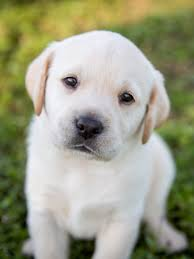
#> input picture in_class_01/in_class_01/image/1.jpg, 194 x 259 px
$ jupyter execute --allow-errors CV01.Inclass_Intro2CV_2024.ipynb
#> lines starting #> are read from the running program, lines starting #| are printed output that depends on the picture
# Làm quen với Python cho xử lý ảnh

Trong bài tập này ta sẽ làm quen với các thao tác lập trình cơ bản trong Python dành cho xử lý ảnh. Các thư viện sẽ được sử dụng trong bài tập này gồm có: os, numpy, opencv.

[cell 1]
import os
import numpy as np
import cv2

## Bài tập 1: Làm quen với thư viện os
Trong các project về trí tuệ nhân tạo nói chung và thị giác máy tính nói riêng, việc sử dụng thành thạo các hàm trong thư viện os là rất quan trọng, đặc biệt hữu ích trong quá trình chuẩn bị dữ liệu. Chúng ta sẽ thực hành một vài hàm cơ bản, các hàm khác có thể tham khảo tại: https://docs.python.org/2/library/os.html

- Hàm os.listdir() liệt kê tên tất cả các tệp và thư mục nằm trong một thư mục nào đó. Ví dụ ta có thư mục image, sử dụng hàm này có thể liệt kê tên tất cả các ảnh có trong thư mục này:

[cell 2]
os.listdir('image')

- Hàm os.path.join() nối các đường dẫn theo đúng format của hệ điều hành đang dùng. Ví dụ:

[cell 3]
os.path.join('image', '1.jpg')

- Hàm os.path.abspath() trả về đường dẫn tuyệt đối đến đối tượng truyền vào. Ví dụ:

[cell 4]
os.path.abspath('image')

- Ngoài ra còn một vài hàm hay được sử dụng:

os.path.isdir(dir): Kiểm tra một đường dẫn thư mục có tồn tại hay không?

os.mkdir: Tạo thư mục ứng với đường dẫn truyền vào

os.makedirs: Tạo thư mục với option -recursive, tức là nếu tạo thư mục images/class và thư mục images chưa tồn tại thì sẽ tự động tạo cả thư mục images.

## BÀI TẬP: Hãy tạo 2 danh sách (python list) chứa đường dẫn tuyệt đối và đường dẫn tương đối đến các tệp nằm trong thư mục 'image'

[cell 5]
image_dir = '/content/image'
abs_path = []
rel_path = []

relative_paths = [os.path.join(root, file) for root, _, files in os.walk(image_dir) for file in files]
absolute_paths = [os.path.abspath(path) for path in relative_paths]

[cell 6]
abs_path = []
rel_path = []

#### YOUR CODE HERE ####
image_dir = '/content/image'

for root, dirs, files in os.walk(image_dir):
    for file in files:
        relative_path = os.path.join(root, file)
        absolute_path = os.path.abspath(relative_path)

        rel_path.append(relative_path)
        abs_path.append(absolute_path)

# abs_path.append(relative_path = os.path.join(root, file) for file in root)
rel_path.append(os.path.join(root, file) for (root, dirs, file) in os.walk(image_dir))
#### END YOUR CODE #####
print(abs_path)
print(rel_path)

# Bài tập 2: Làm quen với thư viện Numpy và OpenCV

Numpy là một trong những thư viện hay được sử dụng nhất trong Python, thư viện giúp chúng ta dễ dàng thực hiện các phép toán, các phép biến đổi trên ma trận nhiều chiều.

OpenCV là một trong những framework tốt nhất hiện tại dùng trong xử lý ảnh với việc hỗ trợ rất nhiều hàm, phép biến đổi quan trọng, giúp cho việc lập trình các mô hình trở nên dễ dàng hơn rất nhiều. OpenCV chủ yếu xử lý trên các ảnh và video, mà ảnh và video lại được lưu dưới dạng các ma trận số có thể xử lý bằng thư viện numpy. Do đó việc thành thạo 2 thư viện này là yêu cầu bắt buộc.

- Đọc ảnh với OpenCV: Sử dụng hàm cv2.imread(path) để đọc ảnh với đường dẫn path, hàm trả về một đối tượng numpy array là một ma trận 3 chiều mô tả ảnh. Hàm img.shape sẽ trả về (height,width,channels) của ảnh

[cell 7]
img = cv2.imread(rel_path[0])
#> img is the input picture: shape (259, 194, 3); mean B, G, R 133.1, 157.9, 156.8
print(type(img))
#| <class 'numpy.ndarray'>
print(img.shape)
#| (259, 194, 3)

- Hiển thị ảnh: Trong OpenCV ta có hàm cv2.imshow() để hiển thị ảnh. Tuy nhiên cách hiển thị ảnh này sẽ tạo một cửa sổ mới để hiển thị. Để thuận tiện khi dùng jupyter notebook, ta sẽ thử hiển thị ảnh bằng thư viện matplotlib:

[cell 8]
import matplotlib.pyplot as plt

plt.imshow(img)
plt.show()

Như chúng ta có thể thấy, ảnh hiển thị bởi matplotlib có vẻ không giống với ảnh thật. Lý do là vì OpenCV lưu trữ ảnh theo thứ tự kênh màu B, G, R còn matplotlib hiển thị ảnh theo thứ tự kênh màu R, G, B. Tiếp theo ta sẽ học cách sử dụng OpenCV để thay đổi các kênh màu của ảnh.

- Thay đổi kênh màu ảnh: Hàm cv2.cvtColor(), hãy quan sát các ví dụ sau:

[cell 9]
img2 = cv2.cvtColor(img, cv2.COLOR_BGR2RGB)
print(type(img2))
#| <class 'numpy.ndarray'>
print(img2.shape)
#| (259, 194, 3)
plt.imshow(img2)
plt.show()

[cell 10]
img3 = cv2.cvtColor(img, cv2.COLOR_BGR2GRAY)
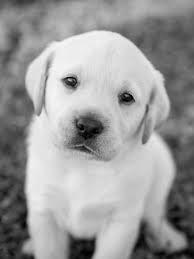
#> img3: shape (259, 194); min 1, max 248, mean 154.7
print(type(img3))
#| <class 'numpy.ndarray'>
print(img3.shape)
#| (259, 194)
plt.imshow(img3, cmap='gray')
plt.show()

[cell 11]
img3 = cv2.cvtColor(img, cv2.COLOR_BGR2Lab)
#> img3: shape (259, 194, 3); mean of channels 0, 1, 2 162.6, 123.7, 141.2
# cv2.imshow('image', img3)
# cv2.waitKey(0)
# cv2.destroyAllWindows()

plt.imshow(img3)
plt.show()

plt.imshow(cv2.cvtColor(img3, cv2.COLOR_BGR2RGB))
plt.show()
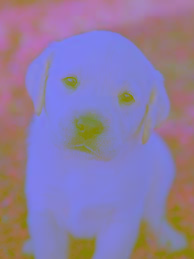
#> shown: shape (259, 194, 3); mean R, G, B 141.2, 123.7, 162.6

plt.imshow(cv2.cvtColor(img3, cv2.COLOR_Lab2RGB))
plt.show()

[cell 12]
img3 = cv2.cvtColor(img, cv2.COLOR_BGR2HSV)
#> img3: shape (259, 194, 3); mean H, S, V 56.6, 66.3, 162.2

# cv2.imshow('image', img3)
# cv2.waitKey(0)
# cv2.destroyAllWindows()

plt.imshow(img3)
plt.show()

img31 = cv2.cvtColor(img3, cv2.COLOR_BGR2RGB)
#> img31: shape (259, 194, 3); mean H, S, V 162.2, 66.3, 56.6
plt.imshow(img31)
plt.show()

img32 = cv2.cvtColor(img3, cv2.COLOR_HSV2RGB)
plt.imshow(img32)
plt.show()

- Thay đổi kích thước ảnh: Sử dụng hàm cv2.resize:
  + https://docs.opencv.org/3.4/da/d54/group__imgproc__transform.html#ga47a974309e9102f5f08231edc7e7529d
  + Cần lưu ý phương pháp sử dụng khi resize: tham số interpolation khi phóng to và thu nhỏ

[cell 13]
img4 = cv2.resize(img, (100, 100))
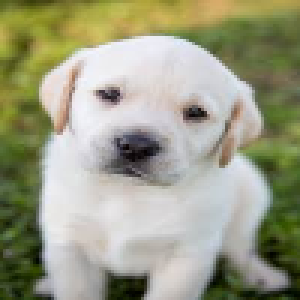
#> img4: shape (100, 100, 3) (shown 3 times larger); mean B, G, R 133, 157.8, 156.7
print(img4.shape)
#| (100, 100, 3)
plt.imshow(img4)
plt.show()

### Bài tập 2.1: Hiển thị các kênh màu của ảnh
Ở bài tập này ta sẽ hiển thị lần lượt các kênh màu B, G, R của ảnh ba chiều. Cách làm: Gán các giá trị cường độ màu tại các pixel của kênh màu không quan tâm bằng 0. Ví dụ: Nếu cần hiển thị kênh màu xanh lam (B) thì gán các giá trị cường độ màu G, R bằng 0:

#> (a cell that did not finish here is left out)

### Bài tập 2.2: Xây dựng vector histogram của ảnh xám

Bài tập này giúp bạn làm quen với thao tác trên mảng numpy. Bạn cần lập trình tính giá trị vector histogram, đây là vector gồm 256 phần tử, phần tử thứ i là số lần xuất hiện của giá trị cường độ i trong ảnh xám 'gray':

#> (a cell that did not finish here is left out)

Ngoài ra để biểu diễn histogram có thể sử dụng hàm sau:
plt.hist() - https://matplotlib.org/api/_as_gen/matplotlib.pyplot.hist.html

#> (a cell that did not finish here is left out)

Hãy thử nghiệm thay đổi các giá trị bins khác nhau

[cell 17]
#### YOUR CODE HERE ####

#### END YOUR CODE #####

# Bài 3 (Nếu đủ thời gian) Không gian màu vs. điều kiện chiếu sáng
Trong folder pieces bao gồm các bức ảnh có cùng màu sắc với độ sáng khác nhau được cắt ra từ các bức ảnh rubik.
Hãy biểu diễn và nhận xét sự thay đổi của các kênh màu khi có sự thay đổi về ánh sáng. Ví dụ sau không gian màu BGR với các ảnh màu vàng

Yêu cầu: Bạn hãy thực hiện trên các thang màu khác HSV, Lab, YCrCb và đưa ra nhận xét

[cell 18]
import matplotlib.pyplot as plt
from matplotlib.colors import LogNorm
import cv2,glob
import numpy as np

[cell 19]
color = 'pieces/yellow'
#> color = 'pieces/yellow'

Chọn 2 ảnh có ánh sáng tương tự nhau của màu vàng

[cell 20]
zoom = 0
# load tất cả các file trong folder
files = glob.glob(color + '*.jpg')
#> files = ['pieces/yellowr6.jpg', 'pieces/yellowr7.jpg']
files.sort()
files=files[6:9]
#> files = []

B = np.array([])
G = np.array([])
R = np.array([])

[cell 21]
for fi in files[:]:
    # BGR
    im = cv2.imread(fi)
    b = im[:,:,0]
    b = b.reshape(b.shape[0]*b.shape[1])
    g = im[:,:,1]
    g = g.reshape(g.shape[0]*g.shape[1])
    r = im[:,:,2]
    r = r.reshape(r.shape[0]*r.shape[1])
    B = np.append(B,b)
    G = np.append(G,g)
    R = np.append(R,r)

[cell 22]
# Plotting the histogram
nbins = 10
plt.figure(figsize=[20,10])
plt.subplot(2,3,1)
plt.hist2d(B, G, bins=nbins, norm=LogNorm())
plt.xlabel('B')
plt.ylabel('G')
plt.title('RGB')
if not zoom:
    plt.xlim([0,255])
    plt.ylim([0,255])
#> (the rest of this cell did not finish here and is left out)

Biểu đồ sự thay đổi với 8 ảnh khác nhau của màu vàng

[cell 23]
zoom = 0
# load tất cả các file trong folder
files = glob.glob(color + '*.jpg')
#> files = ['pieces/yellowr6.jpg', 'pieces/yellowr7.jpg']
files.sort()
B = np.array([])
G = np.array([])
R = np.array([])
for fi in files[:]:
    # BGR
    im = cv2.imread(fi)
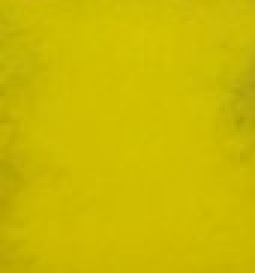
#> input picture in_class_01/in_class_01/pieces/yellowr6.jpg, 85 x 91 px (shown 3 times larger)
#> im is the input picture: shape (91, 85, 3); mean B, G, R 1.6, 186.1, 202.9
    b = im[:,:,0]
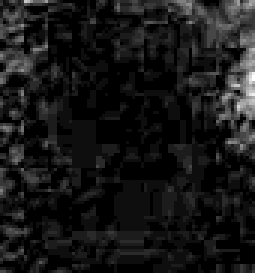
#> b: shape (91, 85) (shown 3 times larger); min 0, max 18, mean 1.63; drawn with min black and max white
    b = b.reshape(b.shape[0]*b.shape[1])
#> b = 7735 values, max 18 at index 2209, min 0 at index 21, mean 1.63
    g = im[:,:,1]
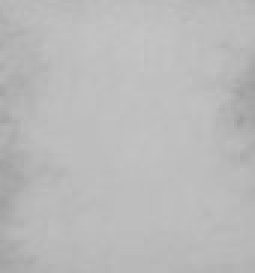
#> g: shape (91, 85) (shown 3 times larger); min 158, max 197, mean 186.1
    g = g.reshape(g.shape[0]*g.shape[1])
#> g = 7735 values, max 197 at index 1577, min 158 at index 2464, mean 186.1
    r = im[:,:,2]
    r = r.reshape(r.shape[0]*r.shape[1])
#> r = 7735 values, max 213 at index 896, min 169 at index 3479, mean 202.9
    B = np.append(B,b)
#> B has the same summary as b
    G = np.append(G,g)
#> G has the same summary as g
    R = np.append(R,r)
#> R has the same summary as r
#> pass 2 of the loop `for fi in files[:]:`:
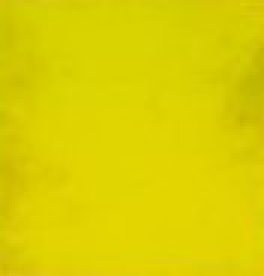
#> input picture in_class_01/in_class_01/pieces/yellowr7.jpg, 88 x 92 px (shown 3 times larger)
#> im is the input picture: shape (92, 88, 3); mean B, G, R 1.5, 207.4, 218.6
#> `b = im[:,:,0]`:
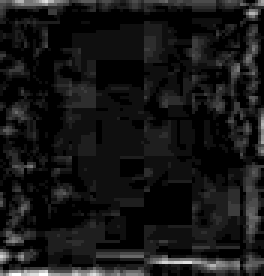
#> b: shape (92, 88) (shown 3 times larger); min 0, max 17, mean 1.48; drawn with min black and max white
#> `b = b.reshape(b.shape[0]*b.shape[1])`: b = 8096 values, max 17 at index 8012, min 0 at index 82, mean 1.48
#> `g = im[:,:,1]`:
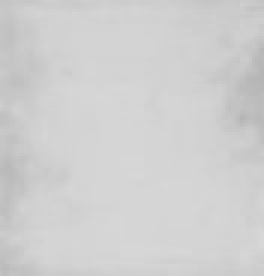
#> g: shape (92, 88) (shown 3 times larger); min 181, max 216, mean 207.4
#> `g = g.reshape(g.shape[0]*g.shape[1])`: g = 8096 values, max 216 at index 6951, min 181 at index 2111, mean 207.4
#> `r = r.reshape(r.shape[0]*r.shape[1])`: r = 8096 values, max 231 at index 6858, min 189 at index 2371, mean 218.6
#> B = 15831 values, max 18 at index 2209, min 0 at index 21, mean 1.55
#> G = 15831 values, max 216 at index 14686, min 158 at index 2464, mean 197
#> R = 15831 values, max 231 at index 14593, min 169 at index 3479, mean 211
# Plotting the histogram
nbins = 10
plt.figure(figsize=[20,10])
plt.subplot(2,3,1)
plt.hist2d(B, G, bins=nbins, norm=LogNorm())
plt.xlabel('B')
plt.ylabel('G')
plt.title('RGB')
if not zoom:
    plt.xlim([0,255])
    plt.ylim([0,255])
plt.colorbar()
plt.subplot(2,3,2)
plt.hist2d(B, R, bins=nbins, norm=LogNorm())
plt.colorbar()
plt.xlabel('B')
plt.ylabel('R')
plt.title('RGB')
if not zoom:
    plt.xlim([0,255])
    plt.ylim([0,255])
plt.subplot(2,3,3)
plt.hist2d(R, G, bins=nbins, norm=LogNorm())
plt.colorbar()
plt.xlabel('R')
plt.ylabel('G')
plt.title('RGB')
if not zoom:
    plt.xlim([0,255])
    plt.ylim([0,255])
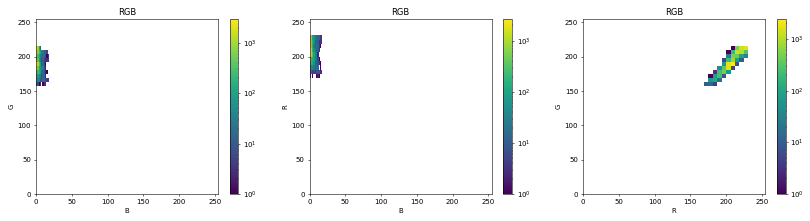
#> figure drawn by matplotlib, 6 panels
